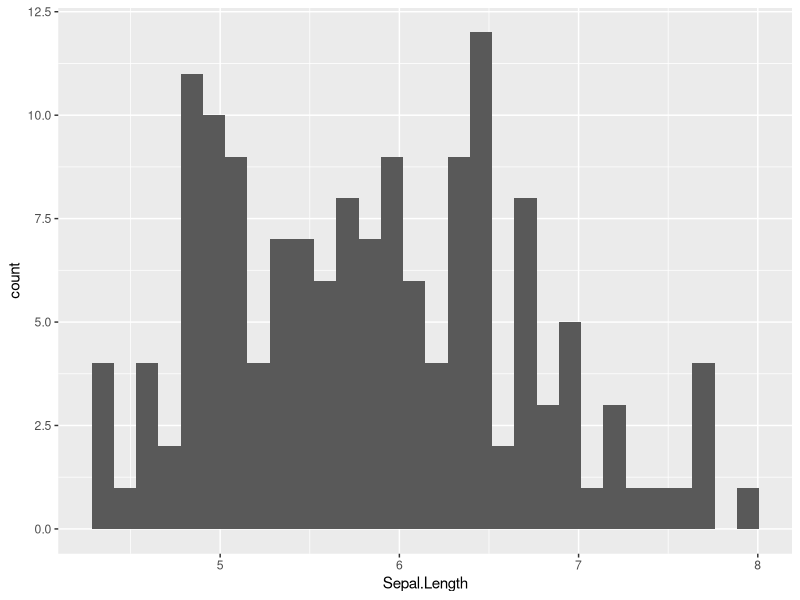
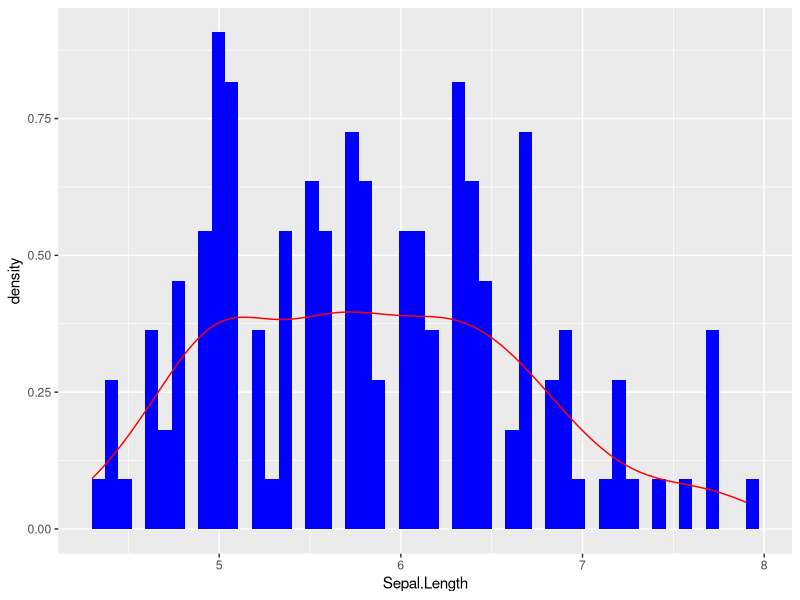
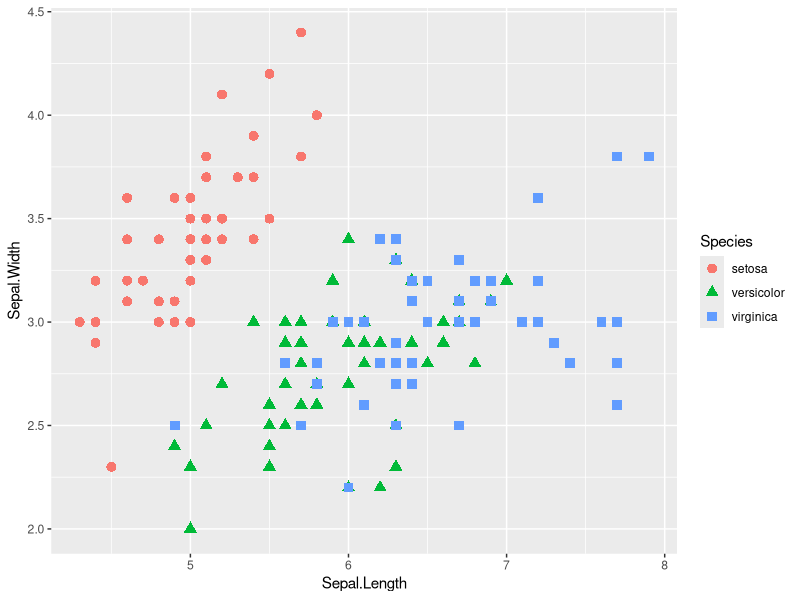
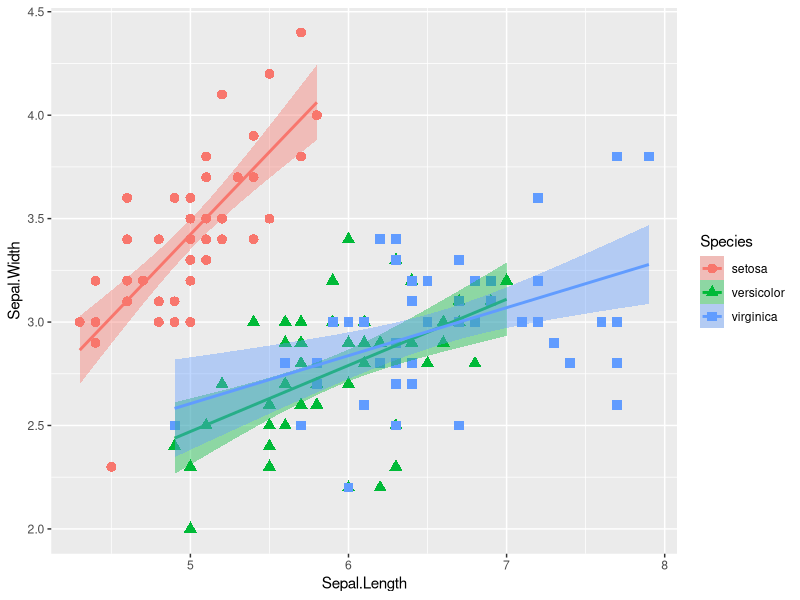
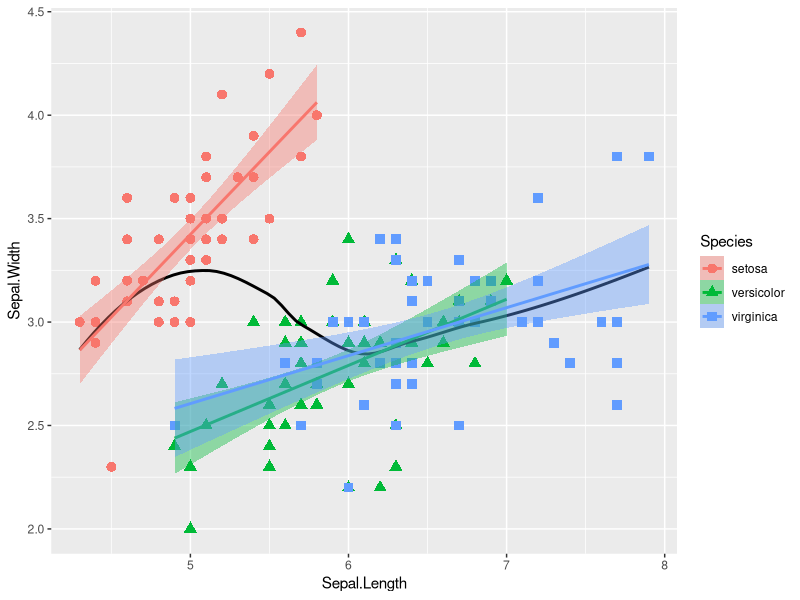
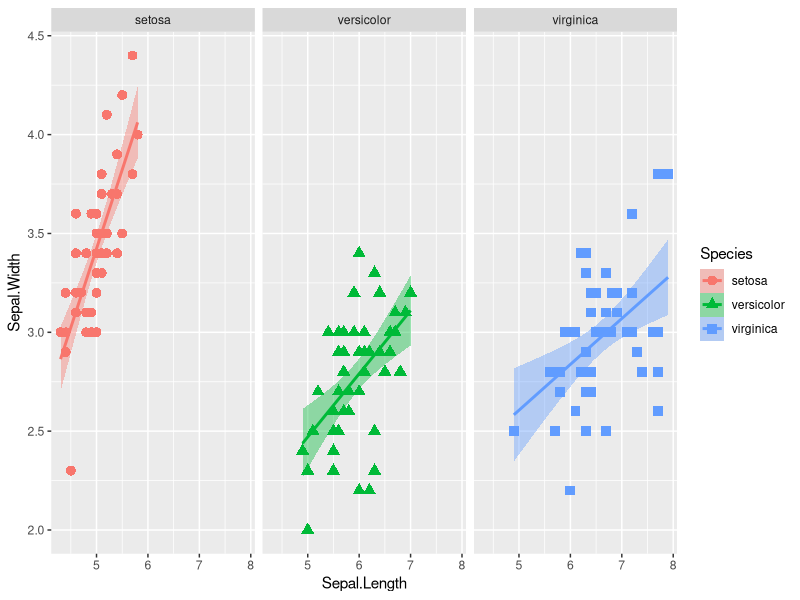
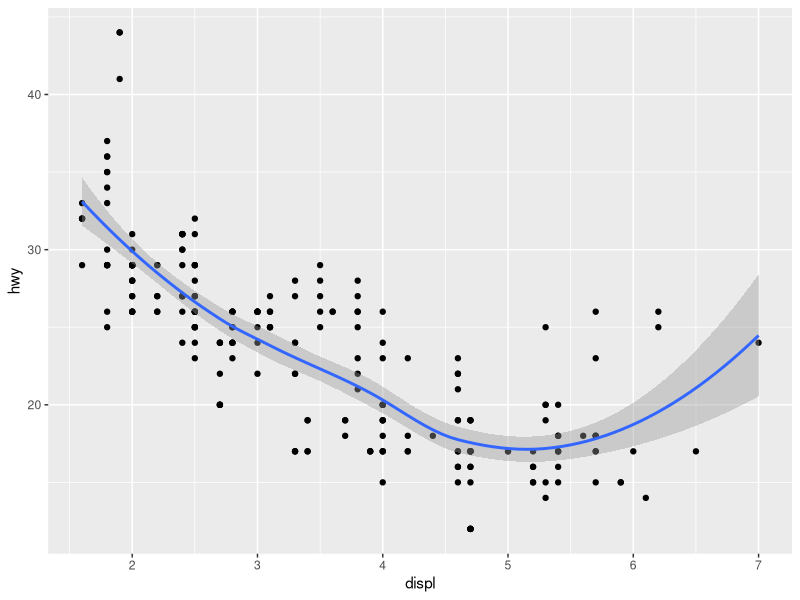
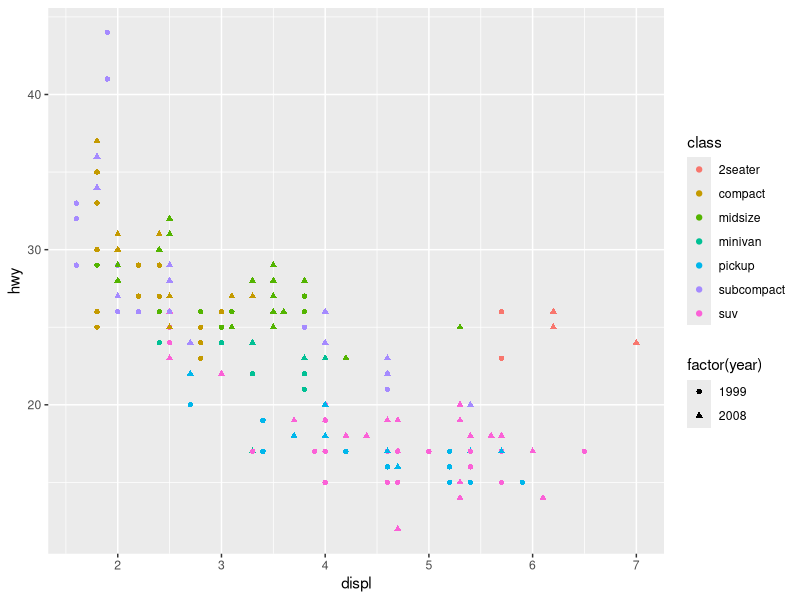

Generate these figures, in order, with R:
#Workshop2

# ggplot
install.packages('ggplot2')
library(ggplot2)
library(dplyr)
library(tidyverse)


#Exercise 1 
#From iris data:
#1a) Using the variable 'Sepal.Length" create an histogram
ggplot(data = iris) + geom_histogram(aes(x = Sepal.Length))

#1b) Draw the histogram for the variable "Sepal.Length", with 50 blue bins, where the y-axis represents the densities.
#   add a density red line to the plot.

ggplot(data = iris) + geom_histogram(aes(x = Sepal.Length, y = ..density..), 
                                    bins=50, fill = 'blue') + geom_density(aes(x = Sepal.Length),col = 'red')

#1c)From the iris dataset draw a scatterplot of Sepal.Length and Sepal.Width where color and shape depend on the Species
ggplot(iris, aes(x=Sepal.Length, y=Sepal.Width, color=Species, shape=Species)) +
  geom_point(size=3)


#1d) Add a separate regression line for each group. 
ggplot(iris, aes(x=Sepal.Length, y=Sepal.Width, color=Species, shape=Species)) +
  geom_point(size=3) +
  geom_smooth(method="lm", aes(fill=Species)) 

#1e) Then overall a smooth line
ggplot(iris, aes(x=Sepal.Length, y=Sepal.Width)) +
  geom_point(size=3, aes(color=Species, shape=Species)) +
  geom_smooth(method="loess", color="black", se=FALSE) +
  geom_smooth(method="lm", aes(color=Species, fill=Species)) 



#1g) Draw a separate scatter plot with a regression line, one for each level of the variable Species 

ggplot(iris,aes(x=Sepal.Length, y=Sepal.Width, color=Species, shape=Species)) +
  geom_point(size=3) +
  geom_smooth(method="lm", aes(fill=Species)) + facet_wrap(~Species)




###Exercise 2
#2a) Plot a scatter plot with the variables `displ` (x-axis) and `hwy` (y-axis)

ggplot(mpg, aes(displ, hwy)) + geom_point()+geom_smooth()

#2b) Modify the previous scatter plot in such a way that the color depends on the class and 
# on the year

ggplot(data = mpg) + geom_point(aes(x = displ,y = hwy,col = class, shape = factor(year)))

#2c)display the data conditionally on one categorical variable (here the class variable)- Hint: ?mapping

ggplot(data = mpg) + geom_point(mapping = aes(x = displ, y = hwy, col = class)) + facet_wrap( ~ class, nrow = 3)


## Load the diamonds dataset. Draw a scatter plot of 'carat' and 'price' where the color depends on the variable 'cut', 
## add also the smooth line and display depending on the variable 'color'
ggplot(data = diamonds,
       mapping = aes(x = carat, y = price)) +
  geom_point(mapping = aes(colour = cut)) +
  geom_smooth(method = 'lm') +
  facet_grid(color ~ .) 

#Exercise 3
#Load the starwars dataset.

sw <- dplyr::starwars
# Which variable (column) has the most missing values?
sw[,which.max(colSums(is.na(sw)))] # => birth_year 

#How many humans are contained in starwars dataset overall and by gender?
sw %>% 
  filter(species == "Human") %>%
  group_by(gender) %>%
  count()

# From which homeworld do the most indidividuals (rows) come from? 
sw %>%
  group_by(homeworld) %>%
  count() %>%
  arrange(desc(n)) 

# Create a bar plot of  gender distribution of the starwars Universe, set the title : "Gender distribution of the sw Universe".
# Modify the color to using the command : scale_color_manual.
mycol=c("yellow", "green", "pink")
ggplot(sw, aes(x = gender)) + geom_bar(aes(fill = gender)) + labs(title = "Gender distribution of the sw Universe",  
                                                                  x = "Gender", y = "Frequency")+ 
  scale_fill_manual(name = "Gender:", values = mycol, na.value = mycol[3])

#Draw the densities for the height of feminines and masculines only (removing the droids from the data first)

starwars %>%
  filter(gender %in% c("feminine", "masculine")) %>%
  ggplot(aes(height, fill = gender)) +
  geom_density()


#Draw a segmented barplot for the variable 'sex' where the colors depend on the hair colours 
#and where on the y-axis the proportions are displayed.
ggplot(data = starwars, mapping = aes(x = sex, fill = hair_color)) +
  geom_bar(position = "fill") +
  labs(y = "proportion")






